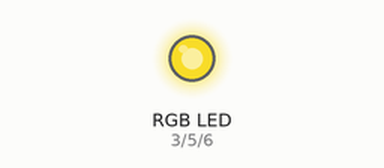
The sketch below on a simulated Arduino Uno, built with avr-gcc and run on an emulated ATmega328P. On the bench: an RGB LED mixed from three pins (HIGH = lit).

Above: at 0.1 s.
Timing chart, 0 to 1.6 s (numbered marks = the images above):
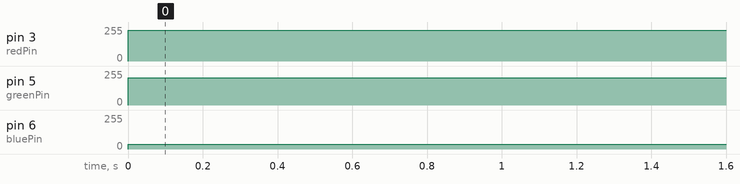

The sketch:

RGB_Led.ino
```cpp
int redPin = 3;
int greenPin = 5;
int bluePin = 6;
void setup() {
  pinMode(redPin, OUTPUT);
  pinMode(greenPin, OUTPUT);
  pinMode(bluePin,OUTPUT);
}

void loop() {
  setColor(230,204,37);
}

void setColor(int red, int green, int blue){
  analogWrite(redPin, red);
  analogWrite(greenPin, green);
  analogWrite(bluePin, blue);
}
```

Measured:
- by itself, pin 3 (redPin): 0/255 → 230/255 at 0.00 s
- by itself, pin 5 (greenPin): 0/255 → 204/255 at 0.00 s
- by itself, pin 6 (bluePin): 0/255 → 37/255 at 0.00 s
